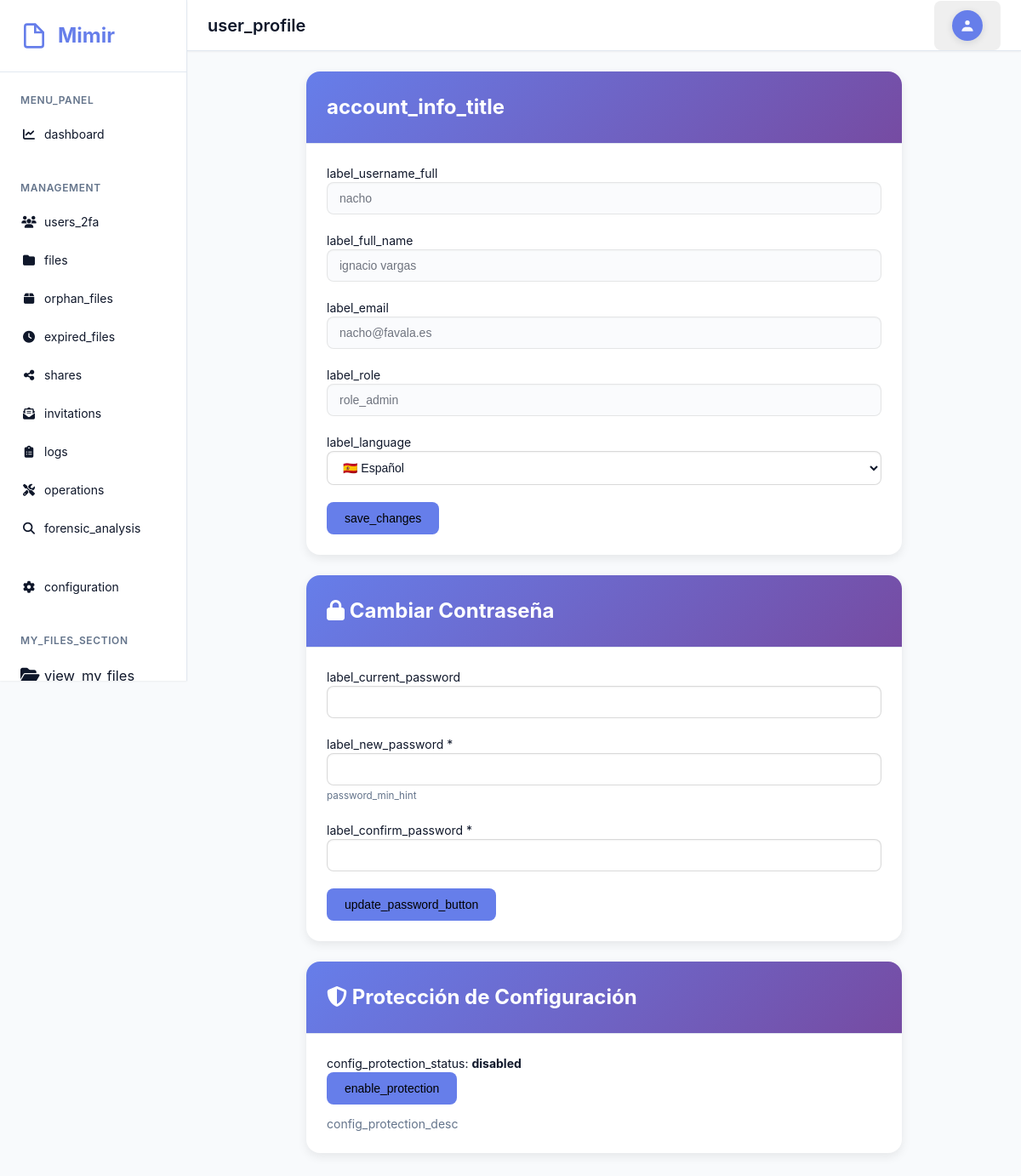
/user/profile.php (signed in), run on the app's committed database.
### tables this page shows
CREATE TABLE `users` (
  `id` int(11) NOT NULL AUTO_INCREMENT,
  `username` varchar(50) NOT NULL,
  `email` varchar(100) NOT NULL,
  `language` varchar(10) DEFAULT NULL,
  `password` varchar(255) DEFAULT NULL,
  `full_name` varchar(100) DEFAULT NULL,
  `role` enum('admin','user') NOT NULL DEFAULT 'user',
  `is_active` tinyint(1) NOT NULL DEFAULT 1,
  `is_ldap` tinyint(1) NOT NULL DEFAULT 0,
  `storage_quota` bigint(20) DEFAULT NULL COMMENT 'Storage quota in bytes, NULL = unlimited',
  `storage_used` bigint(20) NOT NULL DEFAULT 0,
  `require_2fa` tinyint(1) NOT NULL DEFAULT 0 COMMENT 'Admin can force 2FA for this user',
  `force_password_change` tinyint(1) NOT NULL DEFAULT 0 COMMENT 'Require user to change password on next login',
  `trusted_devices` text DEFAULT NULL COMMENT 'JSON array of trusted device hashes',
  `last_login` datetime DEFAULT NULL,
  `locked_until` datetime DEFAULT NULL,
  `created_at` timestamp NOT NULL DEFAULT current_timestamp(),
  `updated_at` timestamp NOT NULL DEFAULT current_timestamp() ON UPDATE current_timestamp(),
  PRIMARY KEY (`id`),
  UNIQUE KEY `username` (`username`),
  KEY `idx_role` (`role`),
  KEY `idx_is_active` (`is_active`),
  KEY `idx_require_2fa` (`require_2fa`),
  KEY `idx_force_password_change` (`force_password_change`)
);

### includes/lang.php (called while the page is built, shortened)
<?php
function load_lang($code) {
    static $loaded = [];
    $code = preg_replace('/[^a-zA-Z0-9_\-]/', '', $code);
    if (isset($loaded[$code])) {
        return $loaded[$code];
    }
    $data = [];
    $loaded[$code] = $data;
    return $data;
}
function t($key, $vars = []) {
    $code = 'es';
    if (session_status() === PHP_SESSION_ACTIVE && !empty($_SESSION['lang'])) {
        $candidate = $_SESSION['lang'];
        if (is_string($candidate)) {
            $code = $candidate;
        }
    }
    $lang = load_lang($code);
    $fallback_en = load_lang('en');
    $fallback_es = load_lang('es');
    $merged = array_merge($fallback_es ?: [], $fallback_en ?: [], $lang ?: []);
    $value = isset($merged[$key]) ? $merged[$key] : $key;
    if ($vars === null || $vars === []) {
        return $value;
    }
    return $value;
}
function get_available_languages() {
    $dir = __DIR__ . '/../lang';
    $files = @scandir($dir) ?: [];
    $langs = [];
    $known = [
        'es' => 'Español',
        'en' => 'English',
        'fr' => 'Français',
        'de' => 'Deutsch'
    ];
    foreach ($files as $f) {
        if (substr($f, -4) === '.php') {
            $code = basename($f, '.php');
            $langs[$code] = $known[$code] ?? ucfirst($code);
        }
    }
    return $langs;
}
function get_language_flag_emoji($code) {
    $map = [
        'es' => "🇪🇸",
        'en' => "🇬🇧",
        'fr' => "🇫🇷",
        'de' => "🇩🇪",
        'pt' => "🇵🇹",
        'it' => "🇮🇹",
        'nl' => "🇳🇱",
        'sv' => "🇸🇪",
        'da' => "🇩🇰",
        'fi' => "🇫🇮",
        'pl' => "🇵🇱",
        'cs' => "🇨🇿",
        'hu' => "🇭🇺",
        'ro' => "🇷🇴",
    ];
    return $map[$code] ?? strtoupper(substr($code,0,2));
}

### includes/auth.php (called while the page is built, shortened)
<?php
require_once __DIR__ . '/config.php';
require_once __DIR__ . '/database.php';
class Auth {
    private $db;
    public function __construct() {
        $this->db = Database::getInstance()->getConnection();
    }
    public function isLoggedIn() {
        return isset($_SESSION['user_id']) && isset($_SESSION['username']);
    }
    public function isAdmin() {
        return $this->isLoggedIn() && $_SESSION['role'] === 'admin';
    }
    public function getUser() {
        return $this->getUserById($_SESSION['user_id']);
    }
    public function checkMaintenanceMode() {
        if ($this->isAdmin()) {
            return;
        }
        require_once __DIR__ . '/../classes/Config.php';
    }
    private function getUserById($id) {
        $stmt = $this->db->prepare("SELECT * FROM users WHERE id = ? LIMIT 1");
        $stmt->execute([$id]);
        return $stmt->fetch();
    }
}

### includes/database.php (called while the page is built, shortened)
<?php
class Database {
    private static $instance = null;
    private $conn;
    private function __construct() {
        try {
            $dsn = "mysql:host=" . DB_HOST . ";dbname=" . DB_NAME . ";charset=" . DB_CHARSET;
            $options = [
                PDO::ATTR_ERRMODE => PDO::ERRMODE_EXCEPTION,
                PDO::ATTR_DEFAULT_FETCH_MODE => PDO::FETCH_ASSOC,
                PDO::ATTR_EMULATE_PREPARES => false,
            ];
            $this->conn = new PDO($dsn, DB_USER, DB_PASS, $options);
        } catch (PDOException $e) {
            error_log("Database connection failed: " . $e->getMessage());
            throw new Exception("Database connection failed");
        }
    }
    public static function getInstance() {
        if (self::$instance === null) {
            self::$instance = new self();
        }
        return self::$instance;
    }
    public function getConnection() {
        return $this->conn;
    }
}

### classes/Config.php (called while the page is built, shortened)
<?php
class Config {
    private $db;
    private $cache = [];
    public function __construct() {
        $this->db = Database::getInstance()->getConnection();
        $this->loadConfig();
    }
    private function loadConfig() {
        try {
            $stmt = $this->db->query("SELECT config_key, config_value, config_type FROM config");
            while ($row = $stmt->fetch()) {
                $this->cache[$row['config_key']] = $this->castValue($row['config_value'], $row['config_type']);
            }
        } catch (Exception $e) {
            error_log("Config load error: " . $e->getMessage());
        }
    }
    public function get($key, $default = null) {
        return $this->cache[$key] ?? $default;
    }
    private function castValue($value, $type) {
        switch ($type) {
            case 'number':
                return is_numeric($value) ? (int)$value : 0;
            case 'boolean':
                return (bool)$value;
            case 'json':
                return json_decode($value, true);
            default:
                return $value;
        }
    }
}

### public/user/profile.php (the view, shortened to what this page needs)
<?php
require_once __DIR__ . '/../../includes/config.php';
require_once __DIR__ . '/../../includes/database.php';
require_once __DIR__ . '/../../includes/auth.php';
require_once __DIR__ . '/../../includes/layout.php';
require_once __DIR__ . '/../../classes/Config.php';
$auth = new Auth();
$auth->requireLogin();
$user = $auth->getUser();
$config = new Config();
renderHeader(t('user_profile'), $user);
?>
<div class="content">
    <div style="max-width: 700px; margin: 0 auto;">
        <div class="card" style="border-radius: 1rem; overflow: hidden; border: none; box-shadow: 0 4px 12px rgba(0,0,0,0.08); margin-bottom: 1.5rem;">
            <div class="card-header" style="padding: 1.5rem;">
                <h2 class="card-title" style="font-weight: 700; font-size: 1.5rem; margin: 0;"><?php echo t('account_info_title'); ?></h2>
            </div>
            <div class="card-body">
                <div class="form-group">
                    <label><?php echo t('label_username_full'); ?></label>
                    <input type="text" class="form-control" value="<?php echo htmlspecialchars($user['username']); ?>" disabled>
                </div>
                <div class="form-group">
                    <label><?php echo t('label_full_name'); ?></label>
                    <input type="text" class="form-control" value="<?php echo htmlspecialchars($user['full_name'] ?? ''); ?>" disabled>
                </div>
                <div class="form-group">
                    <label><?php echo t('label_email'); ?></label>
                    <input type="email" class="form-control" value="<?php echo htmlspecialchars($user['email'] ?? ''); ?>" disabled>
                </div>
                <div class="form-group">
                    <label><?php echo t('label_role'); ?></label>
                    <input type="text" class="form-control" value="<?php echo $user['role'] === 'admin' ? t('role_admin') : t('role_user'); ?>" disabled>
                </div>
                <form method="POST" style="margin-top:1rem;">
                    <div class="form-group">
                        <label><?php echo t('label_language'); ?></label>
                        <select name="language" class="form-control">
                            <?php
                            $langs = get_available_languages();
                            $cur = $user['language'] ?? (new Config())->get('default_language','es');
                            foreach ($langs as $code => $name):
                                $flag = get_language_flag_emoji($code);
                            ?>
                                <option value="<?php echo htmlspecialchars($code); ?>" <?php echo $cur === $code ? 'selected' : ''; ?>><?php echo htmlspecialchars(($flag ? $flag . ' ' : '') . $name); ?></option>
                            <?php endforeach; ?>
                        </select>
                    </div>
                    <button class="btn btn-primary" type="submit"><?php echo t('save_changes'); ?></button>
                </form>
            </div>
        </div>
        <?php if (!$user['is_ldap']): ?>
        <div class="card" style="border-radius: 1rem; overflow: hidden; border: none; box-shadow: 0 4px 12px rgba(0,0,0,0.08);">
            <div class="card-header" style="padding: 1.5rem;">
                <h2 class="card-title" style="font-weight: 700; font-size: 1.5rem; margin: 0;"><i class="fas fa-lock"></i> Cambiar Contraseña</h2>
            </div>
            <div class="card-body">
                <form method="POST">
                        <div class="form-group">
                            <label><?php echo t('label_current_password'); ?></label>
                            <input type="password" name="current_password" class="form-control" required>
                        </div>
                    <div class="form-group">
                        <label><?php echo t('label_new_password'); ?> *</label>
                        <input type="password" name="new_password" class="form-control" required minlength="6">
                        <small style="color: var(--text-muted);"><?php echo sprintf(t('password_min_hint'), 6); ?></small>
                    </div>
                    <div class="form-group">
                        <label><?php echo t('label_confirm_password'); ?> *</label>
                        <input type="password" name="confirm_password" class="form-control" required minlength="6">
                    </div>
                    <button type="submit" class="btn btn-primary"><?php echo t('update_password_button'); ?></button>
                </form>
            </div>
        </div>
        <?php endif; ?>
        <?php if ($user['role'] === 'admin'): ?>
        <div class="card" style="margin-top:1.5rem; border-radius: 1rem; overflow: hidden; border: none; box-shadow: 0 4px 12px rgba(0,0,0,0.08);">
            <div class="card-header" style="padding: 1.5rem;">
                <h2 class="card-title" style="font-weight: 700; font-size: 1.5rem; margin: 0;"><i class="fas fa-shield-alt"></i> Protección de Configuración</h2>
            </div>
            <div class="card-body">
                <?php
                    $currentProtection = (bool)$config->get('enable_config_protection', '0');
                ?>
                <p><?php echo t('config_protection_status'); ?>: <strong><?php echo $currentProtection ? t('enabled') : t('disabled'); ?></strong></p>
                <form method="POST" style="display:inline-block; margin-right:0.5rem;">
                    <button type="submit" class="btn <?php echo $currentProtection ? 'btn-danger' : 'btn-primary'; ?>">
                        <?php echo $currentProtection ? t('disable_protection') : t('enable_protection'); ?>
                    </button>
                </form>
                <p style="color:var(--text-muted); margin-top:0.75rem;"><?php echo t('config_protection_desc'); ?></p>
            </div>
        </div>
        <?php endif; ?>
    </div>
</div>

### public/assets/css/style.css (style rules this page uses)
:root { --brand-primary: #1e40af; --brand-secondary: #475569; --brand-accent: #0ea5e9; --primary-color: var(--brand-primary); --primary-dark: #1e3a8a; --primary-light: #3b82f6; --secondary-color: var(--brand-secondary); --accent-color: var(--brand-accent); --success-color: #059669; --danger-color: #dc2626; --warning-color: #d97706; --info-color: var(--brand-accent); --bg-color: #f8fafc; --bg-main: #ffffff; --bg-secondary: #f1f5f9; --surface-color: #ffffff; --text-color: #0f172a; --text-primary: #1e293b; --text-secondary: #475569; --text-muted: #64748b; --text-main: var(--text-primary); --text-on-primary: #ffffff; --border-color: #e2e8f0; --border-light: #f1f5f9; --sidebar-width: 250px; --header-height: 60px; --radius-sm: 4px; --radius-md: 8px; --radius-lg: 12px; --shadow-sm: 0 1px 2px 0 rgba(0, 0, 0, 0.05); --shadow-md: 0 2px 4px 0 rgba(0, 0, 0, 0.08); --shadow-lg: 0 4px 6px -1px rgba(0, 0, 0, 0.1); --shadow-xl: 0 10px 15px -3px rgba(0, 0, 0, 0.1); --primary: var(--brand-primary); --period-bg: rgba(255,255,255,0.92); --period-border: rgba(0,0,0,0.06); --period-text: var(--text-primary); --period-hover-bg: rgba(0,0,0,0.04); }
* { margin: 0; padding: 0; box-sizing: border-box; }
body { font-family: -apple-system, BlinkMacSystemFont, 'Segoe UI', Roboto, 'Helvetica Neue', Arial, sans-serif; font-size: 14px; line-height: 1.5; color: var(--text-color); background-color: var(--bg-color); }
.content { flex: 1; padding: 1.5rem; }
.card { background-color: var(--surface-color); border-radius: var(--radius-md); box-shadow: var(--shadow-sm); border: 1px solid var(--border-color); margin-bottom: 1.5rem; }
.card-header { padding: 1.25rem 1.5rem; border-bottom: 1px solid var(--border-color); display: flex; align-items: center; justify-content: space-between; }
.card-title { font-size: 1.125rem; font-weight: 600; }
.card-body { padding: 1.5rem; }
.card-header { background: linear-gradient(135deg, var(--brand-primary) 0%, var(--brand-secondary) 100%); color: var(--text-on-primary, #ffffff); }
.btn { display: inline-flex; align-items: center; justify-content: center; gap: 0.5rem; padding: 0.625rem 1.25rem; font-size: 0.875rem; font-weight: 500; border: 1px solid transparent; border-radius: var(--radius-md); cursor: pointer; transition: all 0.2s; text-decoration: none; }
.btn-primary { background-color: var(--primary-color); color: var(--text-on-primary); border-color: transparent; }
.form-group { margin-bottom: 1.25rem; }
.form-control { width: 100%; padding: 0.625rem 0.875rem; font-size: 0.875rem; border: 1.5px solid rgba(0, 0, 0, 0.15); border-radius: var(--radius-md); background-color: rgba(255, 255, 255, 0.05); color: var(--text-color); transition: all 0.2s; box-shadow: inset 0 1px 2px rgba(0, 0, 0, 0.05); }
.form-control:disabled { background-color: var(--bg-color); opacity: 0.6; cursor: not-allowed; }
.fas, .far, .fab { display: inline-block; font-style: normal; font-variant: normal; text-rendering: auto; -webkit-font-smoothing: antialiased; }

### data on the page
users: username "nacho", full_name "ignacio vargas", email "nacho@favala.es", language "🇪🇸 Español"

### other printed values
$siteName "Mimir"
t('menu_panel') "MENU_PANEL"
t('dashboard') "dashboard"
t('management') "MANAGEMENT"
t('users_2fa') "users_2fa"
t('files') "files"
t('orphan_files') "orphan_files"
t('expired_files') "expired_files"
t('shares') "shares"
t('invitations') "invitations"
t('logs') "logs"
t('operations') "operations"
t('forensic_analysis') "forensic_analysis"
t('configuration') "configuration"
t('my_files_section') "MY_FILES_SECTION"
